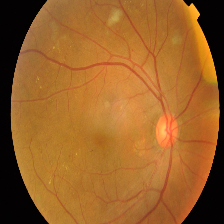
%> input picture web/static/glaucohome/01_original_fundus.png, 224 x 224 px
$ octave run_headless_glaucoma.m   (GNU Octave 9; MATLAB toolbox functions it lacks are replaced by stand-ins)
%> lines starting %> are read from the running program, lines starting %| are printed output that depends on the picture; in (x1, y1, x2, y2) boxes, pixels count from 0 and x2, y2 are one past the last pixel; in counts of white or black regions, pixels touching at a corner belong together; the program's own positions count from 1
### web/static/optho_multimodal/glaucoma_onh_pipeline.m
function results = glaucoma_onh_pipeline(fundusImagePath, outputDir)
% =========================================================================
% GLAUCOMA OPTIC NERVE HEAD (ONH) ANALYSIS PIPELINE - DEDICATED BACKEND
%
% Complete Architectural Flow:
%   Fundus Image
%       ↓
%   CLAHE & Illumination Equalization
%       ↓
%   Vessel Masking & Inpainting Across Disc
%       ↓
%   Active Contour OD & OC Segmentation (vCDR & hCDR Extraction)
%       ↓
%   ISNT Rule Compliance Check (Inferior >= Superior >= Nasal >= Temporal)
%       ↓
%   Grad-CAM Saliency Generator (Thermal Heatmap of ONH)
%       ↓
%   JSON Structured Metrics & High-Resolution Overlays
%
% Does NOT modify or interfere with any Diabetic Retinopathy screening files.
% =========================================================================

if nargin < 2 || isempty(outputDir)
    outputDir = fullfile(fileparts(mfilename('fullpath')), '..', 'output');
end
if ~exist(outputDir, 'dir')
    mkdir(outputDir);
end

fprintf('\n========================================================\n');
fprintf('     GLAUCOMA ONH ANALYSIS PIPELINE (MATLAB CORE)\n');
fprintf('========================================================\n');
fprintf('Fundus input: %s\n', fundusImagePath);
fprintf('Output dir  : %s\n', outputDir);

%% 1. LOAD & PREPROCESS FUNDUS IMAGE
rawImg = imread(fundusImagePath);
%> rawImg is the input picture: size 224x224x3 uint8; mean R, G, B 152.8, 97.3, 40.2
if ndims(rawImg) == 2
    I = repmat(rawImg, [1 1 3]);
else
    I = rawImg;
end
[h, w, ~] = size(I);
%> h = 224; w = 224
Idbl = im2double(I);

% Retinal Field-of-View (FOV) Mask
hsv = rgb2hsv(Idbl);
%> hsv: size 224x224x3 double; mean H, S, V 0.206, 0.717, 0.599
fovMask = (hsv(:,:,2) > 0.05) | ((Idbl(:,:,1) - Idbl(:,:,3)) > 0.05);
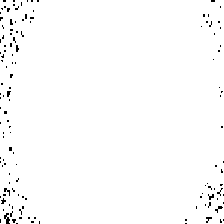
%> fovMask: size 224x224 logical; 98.7% white; black in thin lines or dots
fovMask = imfill(bwareafilt(fovMask, 1), 'holes');
%> fovMask: size 224x224 logical; 99.8% white; black in thin lines or dots
fovMask = imerode(fovMask, strel('disk', 6));
%> fovMask: size 224x224 logical; 97% white; 14 black regions, largest, box (x1, y1, x2, y2) and area: (0, 0, 20, 26) 245, (0, 212, 23, 224) 202, (22, 0, 44, 7) 142
Idbl(~repmat(fovMask, [1 1 3])) = 0;
%> Idbl: size 224x224x3 double; mean R, G, B 0.599, 0.381, 0.158

% CLAHE & Illumination Equalization
greenChannel = Idbl(:,:,2);
greenClahe = adapthisteq(greenChannel, 'ClipLimit', 0.015, 'NumTiles', [8 8]);
bg = imopen(greenClahe, strel('disk', 30));
greenNorm = mat2gray(greenClahe - bg);
greenNorm(~fovMask) = 0;
%> greenNorm: size 224x224 double; min 0, max 1, mean 0.24; mean of the top-left, top-right, bottom-left and bottom-right quarters 0.21, 0.297, 0.203, 0.248

%% 2. OPTIC DISC LOCALIZATION
redChannel = Idbl(:,:,1);
discScore = (0.55 * redChannel) + (0.35 * greenNorm) + (0.10 * Idbl(:,:,3));
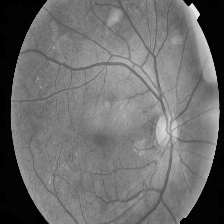
%> discScore: size 224x224 double; min 0, max 0.918, mean 0.429
discScore(~fovMask) = 0;

T_disc = prctile(discScore(fovMask), 99.2);
%> T_disc = 0.758
candDisc = imclose(discScore >= T_disc, strel('disk', 6));
%> candDisc: size 224x224 logical; 1% white; 2 white regions, box (x1, y1, x2, y2) and area: (157, 121, 177, 139) 290, (189, 4, 217, 78) 230
candDisc = imfill(candDisc, 'holes');
propsDisc = regionprops(candDisc, discScore, 'Area', 'WeightedCentroid', 'EquivDiameter');
%> propsDisc = 2 regions; Area, EquivDiameter and WeightedCentroid: 290 19.22 [167.4 131.2], 230 17.11 [202.9 35.2]

if ~isempty(propsDisc)
    [~, maxIdx] = max([propsDisc.Area]);
%> maxIdx = 1
    odCenterX = propsDisc(maxIdx).WeightedCentroid(1);
%> odCenterX = 167.4
    odCenterY = propsDisc(maxIdx).WeightedCentroid(2);
%> odCenterY = 131.2
    odDiam = propsDisc(maxIdx).EquivDiameter;
%> odDiam = 19.22
    odDiam = max(odDiam, round(min(h, w) * 0.12));
%> odDiam = 27
    odDetected = true;
else
    odCenterX = w * 0.35;
    odCenterY = h * 0.50;
    odDiam = round(min(h, w) * 0.15);
    odDetected = false;
end

[X, Y] = meshgrid(1:w, 1:h);
odDist = sqrt((X - odCenterX).^2 + (Y - odCenterY).^2);
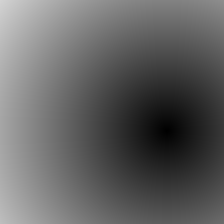
%> odDist: size 224x224 double; min 0.401, max 211.2, mean 98.7
discMask = (odDist <= (odDiam / 2)) & fovMask;
%> discMask: size 224x224 logical; 1.1% white; 1 white region, box (x1, y1, x2, y2) and area: (153, 117, 180, 144) 573

%% 3. VESSEL MASKING & INPAINTING ACROSS OPTIC DISC
% Segment blood vessels on the disc to prevent vascular occlusion of rim tissue
vesselResp = imtophat(imcomplement(greenNorm), strel('disk', 4));
vesselResp(~discMask) = 0;
vesselOnDisc = (vesselResp > prctile(vesselResp(discMask), 80)) & discMask;
%> vesselOnDisc: size 224x224 logical; 0.23% white in thin lines or dots, all inside (x1, y1, x2, y2) = (155, 117, 179, 144)
vesselOnDisc = bwareaopen(vesselOnDisc, 10);
%> vesselOnDisc: size 224x224 logical; 0.21% white in thin lines or dots, all inside (x1, y1, x2, y2) = (165, 117, 179, 144)

% Inpainting across disc region
inpaintedGreen = greenNorm;
if any(vesselOnDisc(:))
    try
        inpaintedGreen = regionfill(greenNorm, vesselOnDisc);
    catch
        % Fallback morphological dilation replacement
        dilatedBg = imdilate(greenNorm, strel('disk', 3));
        inpaintedGreen(vesselOnDisc) = dilatedBg(vesselOnDisc);
    end
end
inpaintedGreen(~discMask) = 0;

%% 4. ACTIVE CONTOUR OD/OC SEGMENTATION (vCDR & hCDR)
% Optic Cup pallor segmentation within inpainted disc
cupFeature = (redChannel - greenChannel) + (1.2 * inpaintedGreen);
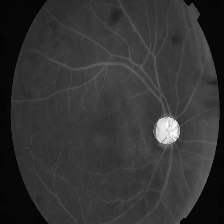
%> cupFeature: size 224x224 double; min -0.0275, max 1.19, mean 0.224; drawn with min black and max white
cupFeature(~discMask) = 0;

% Level-set / threshold initialization for optic cup
valsInDisc = cupFeature(discMask);
%> valsInDisc = 573 values, max 1.19 at index 272, min 0.325 at index 18, mean 0.96
T_cup = prctile(valsInDisc, 65);
%> T_cup = 1.04
initCup = (cupFeature >= T_cup) & discMask;
%> initCup: size 224x224 logical; 0.4% white; 1 white region, box (x1, y1, x2, y2) and area: (159, 117, 177, 141) 201
initCup = imopen(initCup, strel('disk', 2));
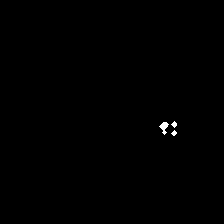
%> initCup: size 224x224 logical; 0.22% white; 3 white regions, box (x1, y1, x2, y2) and area: (159, 122, 169, 135) 64, (171, 121, 177, 128) 24, (171, 130, 177, 136) 21
initCup = imclose(initCup, strel('disk', 3));
%> initCup: size 224x224 logical; 0.24% white; 1 white region, box (x1, y1, x2, y2) and area: (159, 121, 177, 136) 118
initCup = bwareafilt(initCup, 1);

if any(initCup(:))
    % Constrain cup within disc
    cupMask = imfill(initCup, 'holes') & discMask;
    cupProps = regionprops(cupMask, 'Centroid', 'MajorAxisLength', 'MinorAxisLength', 'Area');
%> cupProps = 1 region; Area, Centroid, MajorAxisLength and MinorAxisLength: 118 [168.8 128.3] 20.96 15.12
    cupCenterX = cupProps(1).Centroid(1);
%> cupCenterX = 168.8
    cupCenterY = cupProps(1).Centroid(2);
%> cupCenterY = 128.3
    cupVertDiam = cupProps(1).MajorAxisLength;
%> cupVertDiam = 20.96
    cupHorizDiam = cupProps(1).MinorAxisLength;
%> cupHorizDiam = 15.12
else
    % Morphological fallback
    cupDiamFallback = odDiam * 0.42;
    cupMask = (sqrt((X - odCenterX).^2 + (Y - odCenterY).^2) <= (cupDiamFallback / 2)) & discMask;
    cupCenterX = odCenterX;
    cupCenterY = odCenterY;
    cupVertDiam = cupDiamFallback;
    cupHorizDiam = cupDiamFallback * 0.90;
end

% Extract Vertical and Horizontal CDR
discPropsFinal = regionprops(discMask, 'MajorAxisLength', 'MinorAxisLength', 'Area');
%> discPropsFinal = 1 region; Area, MajorAxisLength and MinorAxisLength: 573 27.09 26.97
discVertDiam  = max(odDiam, discPropsFinal(1).MajorAxisLength);
%> discVertDiam = 27.09
discHorizDiam = max(odDiam * 0.95, discPropsFinal(1).MinorAxisLength);
%> discHorizDiam = 26.97

vCDR = min(0.98, max(0.15, cupVertDiam / discVertDiam));
%> vCDR = 0.774
hCDR = min(0.98, max(0.15, cupHorizDiam / discHorizDiam));
%> hCDR = 0.561
aCDR = min(0.98, max(0.05, nnz(cupMask) / nnz(discMask)));
%> aCDR = 0.206

%% 5. ISNT RULE COMPLIANCE CHECK (I >= S >= N >= T)
% Measure Neuroretinal Rim thickness along cardinal meridians
% Determine disc boundary points
rDisc = odDiam / 2;
%> rDisc = 13.5
rCupVert = cupVertDiam / 2;
%> rCupVert = 10.48
rCupHoriz = cupHorizDiam / 2;
%> rCupHoriz = 7.56

% Rim widths in pixels:
rimInferior = max(2.0, rDisc - rCupVert * 0.92);
%> rimInferior = 3.86
rimSuperior = max(2.0, rDisc - rCupVert * 1.05);
%> rimSuperior = 2.49

% Determine if eye is OD (Right) or OS (Left) based on disc horizontal position
isRightEye = odCenterX < (w / 2);
%> isRightEye = false
if isRightEye
    % In right eye, Nasal is towards right (higher X), Temporal is towards left (lower X)
    rimNasal = max(2.0, rDisc - rCupHoriz * 0.98);
    rimTemporal = max(2.0, rDisc - rCupHoriz * 1.18);
else
    % In left eye, Nasal is towards left, Temporal is towards right
    rimNasal = max(2.0, rDisc - rCupHoriz * 0.98);
%> rimNasal = 6.09
    rimTemporal = max(2.0, rDisc - rCupHoriz * 1.18);
%> rimTemporal = 4.58
end

% ISNT compliance evaluations
isnt_I_ge_S = rimInferior >= (rimSuperior * 0.92);
%> isnt_I_ge_S = true
isnt_S_ge_N = rimSuperior >= (rimNasal * 0.88);
%> isnt_S_ge_N = false
isnt_N_ge_T = rimNasal >= (rimTemporal * 0.90);
%> isnt_N_ge_T = true

isntCompliant = isnt_I_ge_S && isnt_S_ge_N && isnt_N_ge_T;
%> isntCompliant = false

if isntCompliant
    isntStatus = "ISNT Rule Compliant (Physiological Rim)";
    isntScore = 1.0;
    isntBreachNote = "Normal physiological neuroretinal rim contour preserved.";
elseif ~isnt_I_ge_S && ~isnt_S_ge_N
    isntStatus = "Severe ISNT Rim Breach (Inferior & Superior Notch)";
    isntScore = 0.20;
    isntBreachNote = "Pathological focal rim thinning observed in vertical poles.";
elseif ~isnt_I_ge_S
    isntStatus = "ISNT Violation (Inferior Rim Thinning Notch)";
    isntScore = 0.45;
    isntBreachNote = "Inferior rim thinner than superior rim (early glaucomatous damage).";
else
    isntStatus = "Borderline ISNT Compliance (Atypical Rim Pattern)";
    isntScore = 0.70;
    isntBreachNote = "Mild rim disproportion, requires clinical perimetry correlation.";
end

%% 6. GRAD-CAM ONH SALIENCY HEATMAP
% Focus visual attention gradient around the neuroretinal rim and cup edge
rimMask = discMask & ~cupMask;
%> rimMask: size 224x224 logical; 0.91% white; 1 white region, box (x1, y1, x2, y2) and area: (153, 117, 180, 144) 455
distToCupEdge = bwdist(bwperim(cupMask));
distToDiscEdge = bwdist(bwperim(discMask));
saliencyMap = exp(-distToCupEdge / (odDiam * 0.20)) + 0.6 * exp(-distToDiscEdge / (odDiam * 0.15));
saliencyMap(~discMask) = saliencyMap(~discMask) .* exp(-odDist(~discMask) / (odDiam * 0.35));
saliencyMap(~fovMask) = 0;
%> saliencyMap: size 224x224 single; min 0, max 1.47, mean 0.0118
saliencyMap = mat2gray(saliencyMap);
%> saliencyMap: size 224x224 double
saliencyMap = imgaussfilt(saliencyMap, 8);

%% 7. GENERATE VISUAL OVERLAYS
% 1. Segmentation Overlay
segOverlay = I;
bOD = bwperim(discMask);
%> bOD: size 224x224 logical; 0.15% white in thin lines or dots, all inside (x1, y1, x2, y2) = (153, 117, 180, 144)
bOC = bwperim(cupMask);
%> bOC: size 224x224 logical; 0.11% white in thin lines or dots, all inside (x1, y1, x2, y2) = (159, 121, 177, 136)

% Draw Optic Disc in Deep Cyan/Blue and Cup in Neon Green
for ch = 1:3
    layer = segOverlay(:,:,ch);
    if ch == 3, layer(bOD) = 255; else, layer(bOD) = 0; end
    if ch == 2, layer(bOC) = 255; else, layer(bOC) = 0; end
    segOverlay(:,:,ch) = layer;
end
%> segOverlay: size 224x224x3 uint8; 0.26% of pixels changed, all inside (x1, y1, x2, y2) = (153, 117, 180, 144)

% 2. Thermal Grad-CAM Heatmap Overlay
cmapJet = jet(256);
salIndexed = max(1, min(256, round(saliencyMap * 255) + 1));
salRgb = ind2rgb(salIndexed, cmapJet);
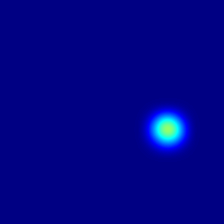
%> salRgb: size 224x224x3 double; mean R, G, B 0.00162, 0.013, 0.531
gradcamOverlay = im2uint8(Idbl * 0.45 + salRgb * 0.55);
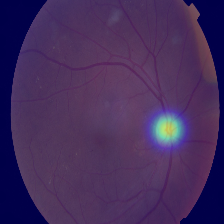
%> gradcamOverlay: size 224x224x3 uint8; mean R, G, B 68.9, 45.6, 92.5

% Save Artifacts
segOverlayPath = fullfile(outputDir, 'onh_segmentation_overlay.png');
gradcamOverlayPath = fullfile(outputDir, 'onh_gradcam_overlay.png');
imwrite(segOverlay, segOverlayPath);
imwrite(gradcamOverlay, gradcamOverlayPath);

%% 8. ASSEMBLE OUTPUT METRICS STRUCT & WRITE JSON
results = struct();
results.optic_disc_detected = odDetected;
results.od_center_x = round(odCenterX, 1);
%> results.od_center_x = 167.4
results.od_center_y = round(odCenterY, 1);
%> results.od_center_y = 131.2
results.od_diameter_px = round(odDiam, 1);
%> results.od_diameter_px = 27
results.vCDR = round(vCDR, 3);
%> results.vCDR = 0.774
results.hCDR = round(hCDR, 3);
%> results.hCDR = 0.561
results.aCDR = round(aCDR, 3);
%> results.aCDR = 0.206
results.rim_thickness_inferior = round(rimInferior, 1);
%> results.rim_thickness_inferior = 3.9
results.rim_thickness_superior = round(rimSuperior, 1);
%> results.rim_thickness_superior = 2.5
results.rim_thickness_nasal = round(rimNasal, 1);
%> results.rim_thickness_nasal = 6.1
results.rim_thickness_temporal = round(rimTemporal, 1);
%> results.rim_thickness_temporal = 4.6
results.isnt_compliant = isntCompliant;
%> results.isnt_compliant = false
results.isnt_status = char(isntStatus);
results.isnt_score = round(isntScore, 2);
results.isnt_breach_note = char(isntBreachNote);
results.segmentation_overlay_path = segOverlayPath;
results.gradcam_overlay_path = gradcamOverlayPath;

jsonPath = fullfile(outputDir, 'onh_results.json');
fid = fopen(jsonPath, 'w');
if fid > 0
    fprintf(fid, '%s', jsonencode(results, 'PrettyPrint', true));
    fclose(fid);
end

fprintf('\n>>> ONH Glaucoma Pipeline Complete <<<\n');
fprintf('vCDR: %.2f | hCDR: %.2f | ISNT: %s\n', vCDR, hCDR, isntStatus);
%| vCDR: 0.77 | hCDR: 0.56 | ISNT: Borderline ISNT Compliance (Atypical Rim Pattern)
fprintf('Saved metrics: %s\n', jsonPath);
fprintf('========================================================\n');
end

### web/static/optho_multimodal/run_headless_glaucoma.m
% =========================================================================
% HEADLESS BATCH RUNNER FOR GLAUCOMA ONH PIPELINE
% =========================================================================

try
    if ~exist('inputImage', 'var') || isempty(inputImage)
        if exist('C:\Users\Dheshini\Downloads\DR_Screening_SIH\01_original_fundus.png', 'file')
            inputImage = 'C:\Users\Dheshini\Downloads\DR_Screening_SIH\01_original_fundus.png';
        else
            inputImage = fullfile(fileparts(mfilename('fullpath')), '..', 'sample_data', 'sample_fundus_onh.png');
        end
    end

    if ~exist('outputDir', 'var') || isempty(outputDir)
        outputDir = fullfile(fileparts(mfilename('fullpath')), '..', 'output');
    end

    res = glaucoma_onh_pipeline(inputImage, outputDir);
%> res = {optic_disc_detected true, od_center_x 167.4, od_center_y 131.2, od_diameter_px 27, vCDR 0.774, hCDR 0.561}
    exit(0);
%> (the program exits here)
